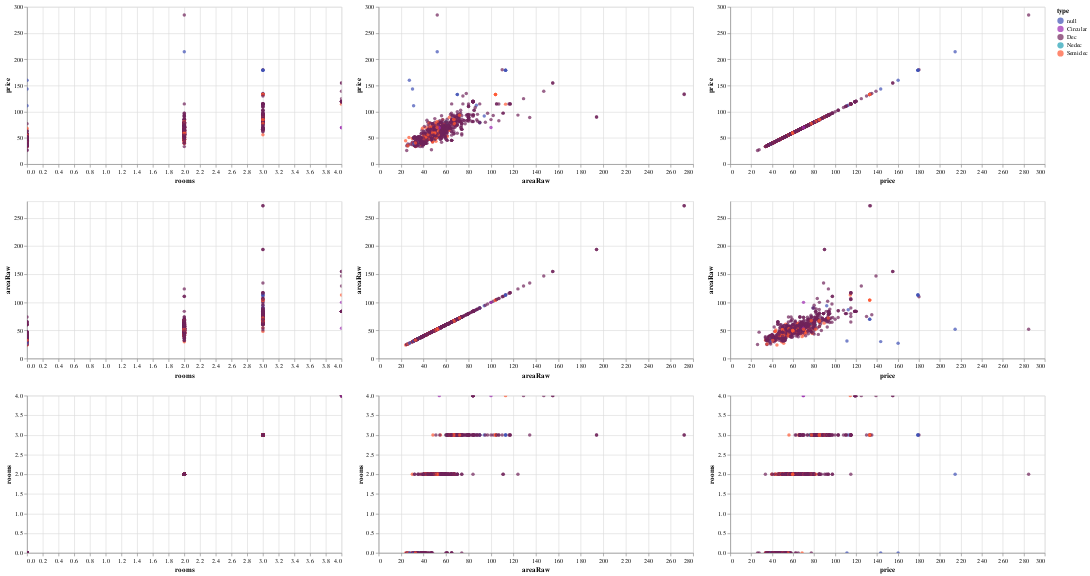

Notebook code for this chart:
### Code cell
chart =alt.Chart(source).mark_circle().encode(
    alt.X(alt.repeat("column") , type = 'quantitative'),
    alt.Y(alt.repeat("row"), type= 'quantitative'),
    alt.Color('type', type = 'nominal',
             scale = alt.Scale(range = ['#3F51B5','#9C27B0','#70235B','#1f9fb4','#FF5733'])),
  
    tooltip= [alt.Tooltip(field ='price', title = 'Pret', type ='quantitative'),
              alt.Tooltip(field ='floor', title = 'Etaj', type = 'quantitative'),
              alt.Tooltip(field ='eur/mp', title = 'Eur/mp', type = 'quantitative'),
              alt.Tooltip(field ='rooms', title = 'Nr_camere', type = 'quantitative'),
              alt.Tooltip(field ='areaRaw', title = 'Suprafata', type = 'quantitative'),
              alt.Tooltip(field = 'location', title = 'Locatie', type = 'nominal')
             ]
).properties(
   
    width  = 500,
    height = 250
).repeat(
        row = ['price','areaRaw','rooms'],
        column = ['rooms', 'areaRaw' , 'price']
).interactive()     

alt.vconcat(chart,title = 'Distibution of the locations according to their extincion date and their connections')

chart.save('chart.html')

### Figure 1 — Vega-Lite specification as saved in the notebook (floating-point values rounded to 4 significant figures; data arrays with more than 128 entries replaced by an {"elided": "..."} marker saying what was removed)
{"$schema": "https://vega.github.io/schema/vega-lite/v4.17.0.json", "config": {"view": {"continuousHeight": 300, "continuousWidth": 400}}, "datasets": {"data-51383cb6bda49d8f4fb8dd6ede137e81": {"elided": "855 records"}}, "repeat": {"column": ["rooms", "areaRaw", "price"], "row": ["price", "areaRaw", "rooms"]}, "spec": {"data": {"name": "data-51383cb6bda49d8f4fb8dd6ede137e81"}, "encoding": {"color": {"field": "type", "scale": {"range": ["#3F51B5", "#9C27B0", "#70235B", "#1f9fb4", "#FF5733"]}, "type": "nominal"}, "tooltip": [{"field": "price", "title": "Pret", "type": "quantitative"}, {"field": "floor", "title": "Etaj", "type": "quantitative"}, {"field": "eur/mp", "title": "Eur/mp", "type": "quantitative"}, {"field": "rooms", "title": "Nr_camere", "type": "quantitative"}, {"field": "areaRaw", "title": "Suprafata", "type": "quantitative"}, {"field": "location", "title": "Locatie", "type": "nominal"}], "x": {"field": {"repeat": "column"}, "type": "quantitative"}, "y": {"field": {"repeat": "row"}, "type": "quantitative"}}, "height": 250, "mark": "circle", "selection": {"selector024": {"bind": "scales", "encodings": ["x", "y"], "type": "interval"}}, "width": 500}}
